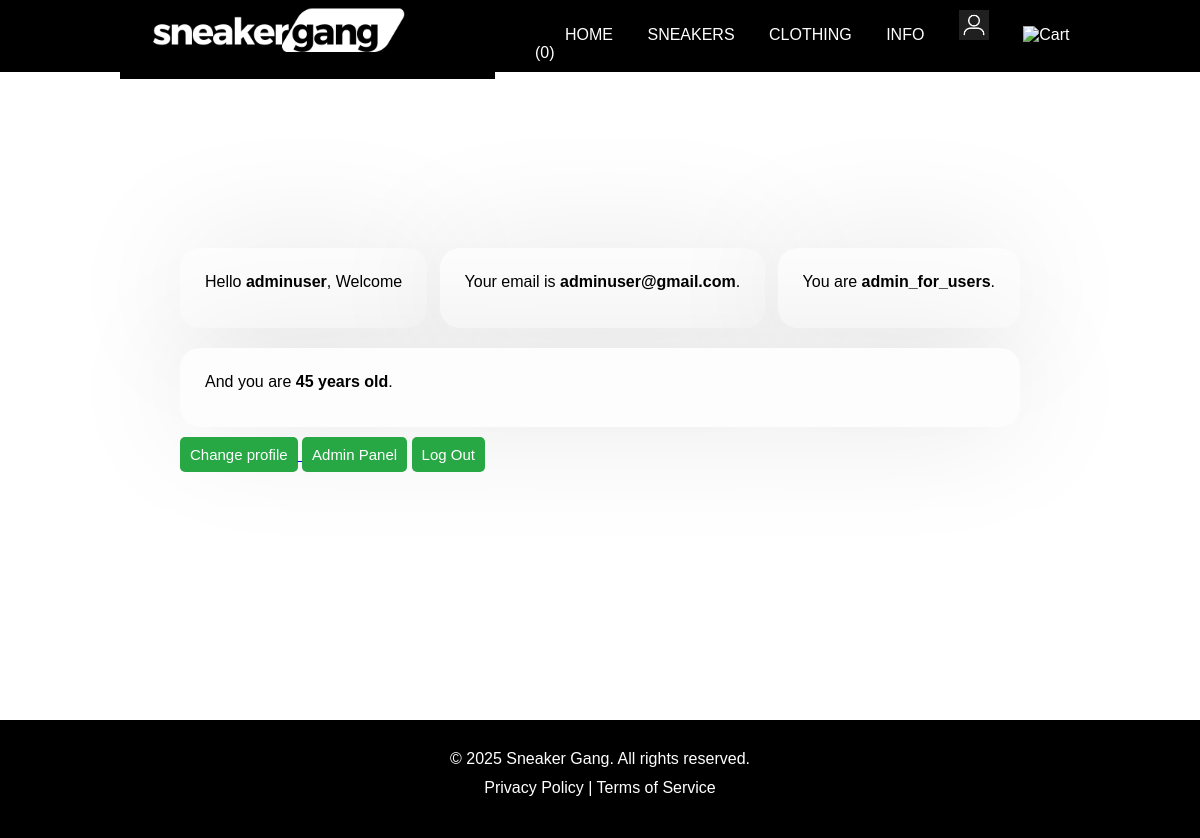
Screenshot of /rocnikovy_projekt/home.php (signed in) with the database file from the repository.
### tables this page shows
CREATE TABLE `users` (
  `Id` int(11) NOT NULL,
  `Username` varchar(200) DEFAULT NULL,
  `Email` varchar(200) DEFAULT NULL,
  `Age` int(11) DEFAULT NULL,
  `Password` varchar(200) DEFAULT NULL,
  `address` varchar(200) NOT NULL,
  `role` varchar(50) DEFAULT NULL,
  `status` varchar(50) NOT NULL DEFAULT 'active'
);

### rocnikovy_projekt/home.php (the view, shortened to what this page needs)
<?php
include("db_connect.php");
?>
<!DOCTYPE html>
<html lang="en">
<head>
    <link rel="stylesheet" href="css/style.css">
</head>
<body>
    <header class="container main-header">
        <div>
            <a href="index.php">
                <img src="img/SNEAKER2.png" height="90">
            </a>
        </div>
        <nav class="main-nav">
            <ul class="main-menu" id="main-menu">
                <li><a href="index.php">HOME</a></li>
                <li><a href="sneakers.php">SNEAKERS</a></li>
                <li><a href="clothing.php">CLOTHING</a></li>
                <li><a href="info.php">INFO</a></li>
                <li><a href="home.php">
                        <img src="icon.png" alt="Icon" width="30" height="30">
                    </a></li>
                <li><a href="cart.php">
                        <img src="shopping_cart.webp" alt="Cart" width="30" height="30">
                        (<span id="cart-count">0</span>)
                    </a></li>
            </ul>
        </nav>
    </header>
        <?php
        $id = $_SESSION['id'];
        $query = mysqli_query($conn, "SELECT*FROM users WHERE Id=$id");
        while ($result = mysqli_fetch_assoc($query)) {
            $res_Uname = $result['Username'];
            $res_Email = $result['Email'];
            $res_Age = $result['Age'];
            $res_id = $result['Id'];
            $res_role = $result['role'];
        }
        ?>
    <div class="main-home">
        <div class="main-box top">
            <div class="top">
                <div class="box">
                    <p>Hello <b><?php echo $res_Uname  ?></b>, Welcome</p>
                </div>
                <div class="box">
                    <p>Your email is <b><?php echo $res_Email ?></b>.</p>
                </div>
                <div class="box">
                    <p>You are <b><?php echo $res_role  ?></b>.</p>
                </div>
            </div>
            <div class="bottom">
                <div class="box">
                    <p>And you are <b><?php echo $res_Age ?> years old</b>.</p>
                </div>
                <?php
                echo "<a href='edit.php?Id=$res_id'> <button class='login-btn'>Change profile</button></a>";
                if ($res_role === 'admin_for_products') {
                    echo "<a href='admin_add_product.php'> <button class='login-btn'>Admin Panel</button></a>";
                }
                elseif ($res_role === 'admin_for_users') {
                    echo "<a href='admin_for_users.php'> <button class='login-btn'>Admin Panel</button></a>";
                }
                ?>
                <a href="logout.php"> <button class="login-btn">Log Out</button> </a>
            </div>
        </div>
    </div class="main-login">
    <footer>
        <p>&copy; <?php echo date('Y') ?> Sneaker Gang. All rights reserved.</p>
        <p><a href="/privacy">Privacy Policy</a> | <a href="/terms">Terms of Service</a></p>
    </footer>
</body>
</html>

### rocnikovy_projekt/css/style.css (style rules this page uses)
* { margin: 0px; box-sizing: border-box; }
body { font-family: Verdana, Geneva, Tahoma, sans-serif; }
p { font-size: 16px; }
h1, h2, h3, h4, h5, h6, p, a, li { margin-bottom: 0.7em; }
header { position: fixed; top: 0; left: 0; right: 0; height: 60px; display: flex; align-items: center; justify-content: space-between; background-color: black; z-index: 1; max-width: 100%; }
.main-menu li { display: inline; margin-left: 30px; }
.main-menu li a { text-decoration: none; color: white; }
.container { padding: 3% 10% 3% 10%; }
footer p a { text-decoration: none; color: white; }
footer { background-color: #000000; color: #fff; padding: 30px; text-align: center; flex-wrap: wrap; margin: 0 auto; }
.box { background: #fdfdfd; display: flex; flex-direction: column; padding: 25px 25px; border-radius: 20px; box-shadow: 0 0 128px 0 rgba(0, 0, 0, 0.1), 0 32px 64px -48px rgba(0, 0, 0, 0.5); }
.login-btn { height: 35px; background: #28a745; border: 0; border-radius: 5px; color: #fff; font-size: 15px; cursor: pointer; transition: all .3s; margin-top: 10px; padding: 0px 10px; }
.main-home { display: flex; align-items: center; justify-content: center; margin: auto; min-height: 90vh; }
.main-box { display: flex; flex-direction: column; width: 70%; }
.main-box .top { display: flex; flex-direction: row; justify-content: space-between; }
.bottom { width: 100%; margin-top: 20px; }

### rows the page displays
users: Username "adminuser", Email "adminuser@gmail.com", role "admin_for_users", Age "45"
